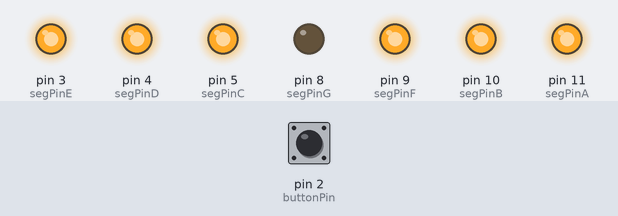
The sketch below on a simulated Arduino Uno, built with avr-gcc and run on an emulated ATmega328P. On the bench: output pins drawn as LEDs (lit = HIGH). Dashed ring = blinking. The inputs (shaded band) are chosen by the test bench; at power-on: pin 2 (buttonPin) LOW.

Above: at 1.2 s.
1.3 s: pin 2 (buttonPin) pulled HIGH for 3.2 s
At 5.5 s:
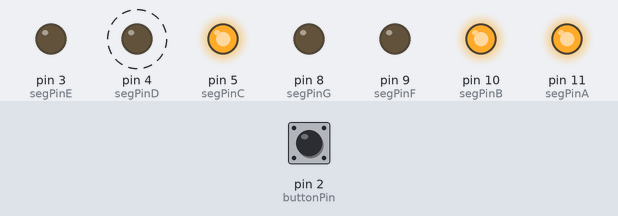
6.0 s: pin 2 (buttonPin) pulled HIGH for 0.15 s
At 6.8 s:
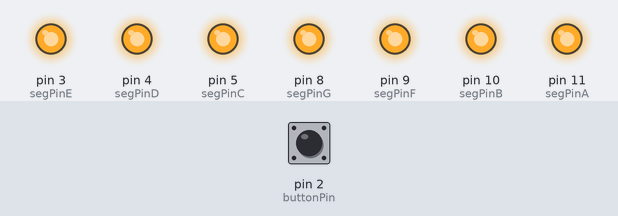
8.0 s: pin 2 (buttonPin) pulled HIGH for 1 s
At 8.9 s:
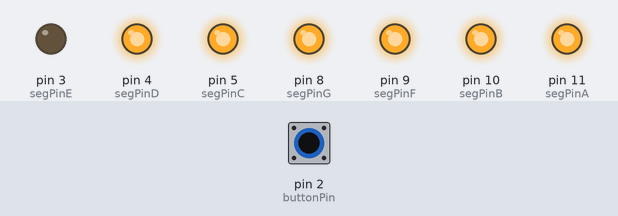
Timing chart, 0 to 11.0 s (numbered marks = the images above; inputs shaded):
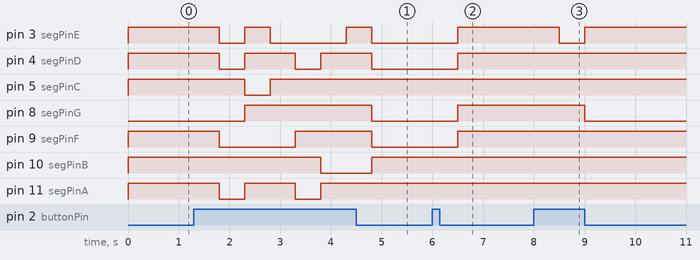

Measured:
- after the input at 1.3 s, pin 3 (segPinE): goes LOW 0.50 s, HIGH 0.50 s, LOW 1.5 s, HIGH 0.50 s, then LOW, starting after 0.50 s; pin 4 (segPinD): alternates HIGH for 1.0 s and LOW for 0.50 s, starting after 0.50 s
- after the input at 6.0 s, pin 3 (segPinE), pin 4 (segPinD), pin 8 (segPinG), pin 9 (segPinF): LOW → HIGH after 0.50 s
- after the input at 8.0 s, pin 3 (segPinE): HIGH → LOW after 0.50 s, → HIGH 0.50 s later; pin 8 (segPinG): HIGH → LOW after 1.0 s

The sketch:

sketch_7seg.ino
```cpp
const int buttonPin = 2;
const int segPinE = 3;
const int segPinD = 4;
const int segPinC = 5;
const int segPinG = 8;
const int segPinF = 9;
const int segPinA = 11;
const int segPinB = 10;

int buttonState = 0;
int contador = 0;

void setup() {
  pinMode(segPinA, OUTPUT);
  pinMode(segPinB, OUTPUT);
  pinMode(segPinC, OUTPUT);
  pinMode(segPinD, OUTPUT);
  pinMode(segPinE, OUTPUT);
  pinMode(segPinF, OUTPUT);
  pinMode(segPinG, OUTPUT);
  pinMode(buttonPin, INPUT);

}

void loop() {

  buttonState = digitalRead(buttonPin);

  if(buttonState == HIGH){
    contador++;
    delay(500);
  }

  switch(contador){
    case 0:
      digitalWrite(segPinA,HIGH);
      digitalWrite(segPinB,HIGH);
      digitalWrite(segPinC,HIGH);
      digitalWrite(segPinD,HIGH);
      digitalWrite(segPinE,HIGH);
      digitalWrite(segPinF,HIGH);
      digitalWrite(segPinG,LOW);
    break;

    case 1:
      digitalWrite(segPinA,LOW);
      digitalWrite(segPinB,HIGH);
      digitalWrite(segPinC,HIGH);
      digitalWrite(segPinD,LOW);
      digitalWrite(segPinE,LOW);
      digitalWrite(segPinF,LOW);
      digitalWrite(segPinG,LOW);
    break;

    case 2:
      digitalWrite(segPinA,HIGH);
      digitalWrite(segPinB,HIGH);
      digitalWrite(segPinC,LOW);
      digitalWrite(segPinD,HIGH);
      digitalWrite(segPinE,HIGH);
      digitalWrite(segPinF,LOW);
      digitalWrite(segPinG,HIGH);
    break;

    case 3:
      digitalWrite(segPinA,HIGH);
      digitalWrite(segPinB,HIGH);
      digitalWrite(segPinC,HIGH);
      digitalWrite(segPinD,HIGH);
      digitalWrite(segPinE,LOW);
      digitalWrite(segPinF,LOW);
      digitalWrite(segPinG,HIGH);
    break;

    case 4:
      digitalWrite(segPinA,LOW);
      digitalWrite(segPinB,HIGH);
      digitalWrite(segPinC,HIGH);
      digitalWrite(segPinD,LOW);
      digitalWrite(segPinE,LOW);
      digitalWrite(segPinF,HIGH);
      digitalWrite(segPinG,HIGH);
    break;

    case 5:
      digitalWrite(segPinA,HIGH);
      digitalWrite(segPinB,LOW);
      digitalWrite(segPinC,HIGH);
      digitalWrite(segPinD,HIGH);
      digitalWrite(segPinE,LOW);
      digitalWrite(segPinF,HIGH);
      digitalWrite(segPinG,HIGH);
    break;

    case 6:
      digitalWrite(segPinA,HIGH);
      digitalWrite(segPinB,LOW);
      digitalWrite(segPinC,HIGH);
      digitalWrite(segPinD,HIGH);
      digitalWrite(segPinE,HIGH);
      digitalWrite(segPinF,HIGH);
      digitalWrite(segPinG,HIGH);
    break;

    case 7:
      digitalWrite(segPinA,HIGH);
      digitalWrite(segPinB,HIGH);
      digitalWrite(segPinC,HIGH);
      digitalWrite(segPinD,LOW);
      digitalWrite(segPinE,LOW);
      digitalWrite(segPinF,LOW);
      digitalWrite(segPinG,LOW);
    break;

    case 8:
      digitalWrite(segPinA,HIGH);
      digitalWrite(segPinB,HIGH);
      digitalWrite(segPinC,HIGH);
      digitalWrite(segPinD,HIGH);
      digitalWrite(segPinE,HIGH);
      digitalWrite(segPinF,HIGH);
      digitalWrite(segPinG,HIGH);
    break;

    case 9:
      digitalWrite(segPinA,HIGH);
      digitalWrite(segPinB,HIGH);
      digitalWrite(segPinC,HIGH);
      digitalWrite(segPinD,HIGH);
      digitalWrite(segPinE,LOW);
      digitalWrite(segPinF,HIGH);
      digitalWrite(segPinG,HIGH);
    break;

    case 10:
      contador=0;
    break;
  }
}
```
